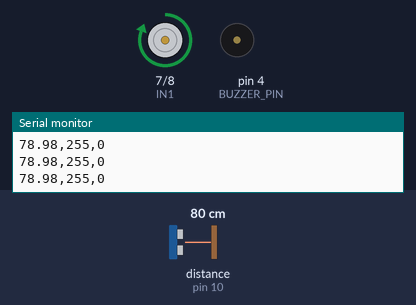
A sketch run on a simulated Arduino Uno, built with avr-gcc and run on an emulated ATmega328P. Parts: motor-driver pin pairs drawn as motors (green arrow = first pin HIGH = forward, orange = second pin HIGH = backward, longer = more drive, scaled by the enable pin), buzzer (waves = sounding), the last lines printed to the serial monitor. Wiring (inferred from the names in the program): ultrasonic range finder: trigger pin 9; echo pin 10. The test bench sets the inputs (shaded band); at power-on: distance to the obstacle (sensor on pin 10) 80 cm. The echo pulse lasts 58.3 µs per cm.

Above: at 1.2 s.
1.3 s: distance to the obstacle (sensor on pin 10) set to 73 cm
At 1.7 s:
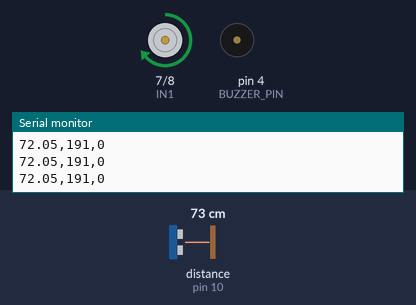
2.8 s: distance to the obstacle (sensor on pin 10) set to 64 cm
4.3 s: distance to the obstacle (sensor on pin 10) set to 57 cm
At 5.1 s:
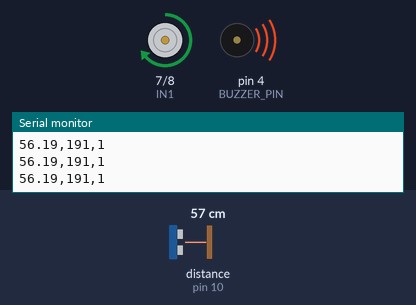
5.8 s: distance to the obstacle (sensor on pin 10) set to 45 cm
At 6.3 s:
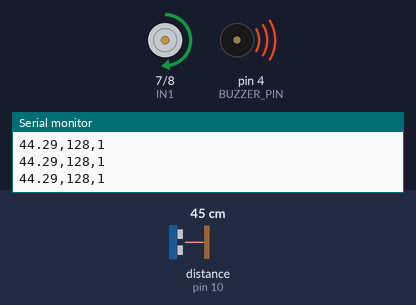
7.3 s: distance to the obstacle (sensor on pin 10) set to 2 cm
At 8.5 s:
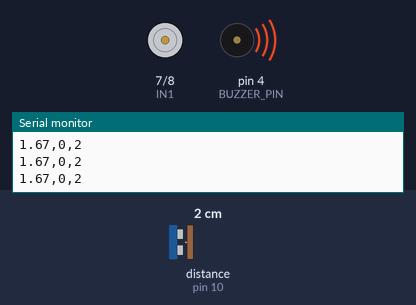
8.8 s: distance to the obstacle (sensor on pin 10) set to 35 cm
At 9.7 s:
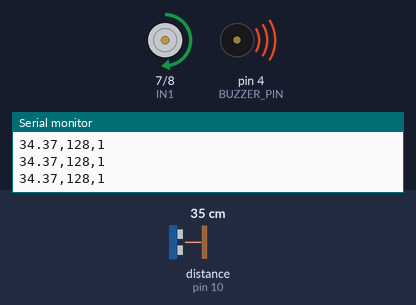
Timing chart, 0 to 11.3 s (numbered marks = the images above; inputs shaded):
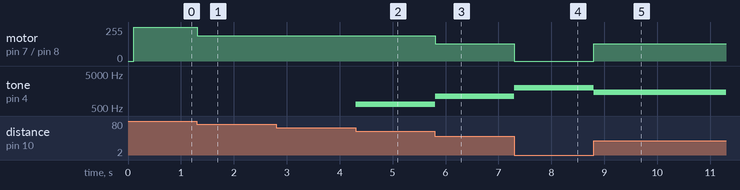

The sketch:

parking_sensor.ino
```cpp
#include <TimerOne.h>

//pin definitions
#define TRIG_PIN 9
#define ECHO_PIN 10

#define ENA 6
#define IN1 7
#define IN2 8

#define BUZZER_PIN 4

//global variables
volatile float distance_cm = 0;
volatile int pwmValue = 0;
volatile int alarmState = 0;

// setup
void setup() {
    Serial.begin(9600);

    pinMode(TRIG_PIN, OUTPUT);
    pinMode(ECHO_PIN, INPUT);

    pinMode(ENA, OUTPUT);
    pinMode(IN1, OUTPUT);
    pinMode(IN2, OUTPUT);

    pinMode(BUZZER_PIN, OUTPUT);

    digitalWrite(IN1, HIGH);
    digitalWrite(IN2, LOW);

    // Timer1 every 100ms
    Timer1.initialize(100000);
    Timer1.attachInterrupt(timerISR);
}

//main loop
void loop() {
    // everything handled in ISR
}

//distance measurement
float measureDistance() {
    digitalWrite(TRIG_PIN, LOW);
    delayMicroseconds(2);

    digitalWrite(TRIG_PIN, HIGH);
    delayMicroseconds(10);
    digitalWrite(TRIG_PIN, LOW);

    long duration = pulseIn(ECHO_PIN, HIGH);

    float dist = duration * 0.034 / 2.0;
    return dist;
}

// PWM mapping
int distance_to_pwm(float d) {
    if (d > 75) return 255;
    else if (d > 50) return 191;
    else if (d > 25) return 128;
    else return 0;
}

//classifying the alarm
int classify_alarm(float d) {
    if (d >= 60) return 0;
    else if (d >= 20) return 1;
    else return 2;
}

//motor control
void setMotorSpeed(int pwm) {
    analogWrite(ENA, pwm);

    if (pwm == 0) {
        digitalWrite(IN1, LOW);
        digitalWrite(IN2, LOW);
    } else {
        digitalWrite(IN1, HIGH);
        digitalWrite(IN2, LOW);
    }
}

// buzzer control
void updateBuzzer(float d, int alarm) {
    if (alarm == 0) {
        noTone(BUZZER_PIN);
    }
    else if (alarm == 1) {
        int freq = map(d, 20, 60, 2000, 500);
        tone(BUZZER_PIN, freq);
    }
    else {
        tone(BUZZER_PIN, 2000);
    }
}

//timer ISR
void timerISR() {
    distance_cm = measureDistance();
    pwmValue = distance_to_pwm(distance_cm);
    alarmState = classify_alarm(distance_cm);

    setMotorSpeed(pwmValue);
    updateBuzzer(distance_cm, alarmState);

    Serial.print(distance_cm);
    Serial.print(",");
    Serial.print(pwmValue);
    Serial.print(",");
    Serial.println(alarmState);
}
```

Measured:
- the behaviour switches between 76 and 75 cm on distance to the obstacle (sensor on pin 10) (found by bisection; images 0 and 1)
- the behaviour switches between 61 and 60 cm on distance to the obstacle (sensor on pin 10) (found by bisection; images 1 and 2)
- the behaviour switches between 51 and 50 cm on distance to the obstacle (sensor on pin 10) (found by bisection; images 2 and 3)
- after the input at 1.3 s, motor on pin 7 (IN1) / pin 8 (IN2): forward 255/255 → forward 191/255 at once
- after the input at 4.3 s, tone on pin 4 (BUZZER_PIN): silent → 650 Hz at once
- after the input at 5.8 s, motor on pin 7 (IN1) / pin 8 (IN2): forward 191/255 → forward 128/255 at once; tone on pin 4 (BUZZER_PIN): 650 Hz → 1100 Hz at once
- after the input at 7.3 s, motor on pin 7 (IN1) / pin 8 (IN2): forward 128/255 → stopped at once; tone on pin 4 (BUZZER_PIN): 1100 Hz → 2000 Hz at once
- after the input at 8.8 s, motor on pin 7 (IN1) / pin 8 (IN2): stopped → forward 128/255 at once; tone on pin 4 (BUZZER_PIN): 2000 Hz → 1475 Hz at once
